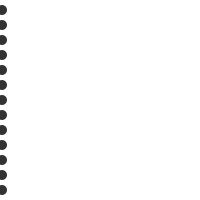
Frame 1 (no input)
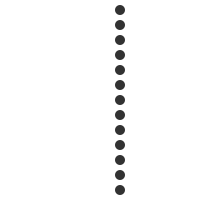
Frame 60 (the mouse pressed at the canvas centre just before this capture)
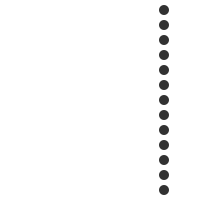
Frame 120 (the mouse held since frame 60 and released just before this capture)

The Processing sketch that drew these frames (run headless with seeded random() and noise(); from frame 60 on, the mouse is pressed at the canvas centre):

// Processing sketch: ball_01
// ── ball_01.pde
float x = 0;
int speed = 2;
void setup() {
  size(200,200);
  smooth();
  noStroke(); 
  fill(50);
  ellipseMode(CENTER);
}


void draw() {
  background(255);
  x = x + speed;
 if ((x > width)||(x < 0)) {
  speed = speed * -1; 
 }

  for (int i = 0; i < 195; i += 15) { 
  ellipse(x,10+i,10,10);
  }
}
